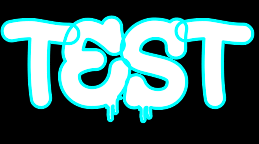
#> input picture images/output.gif, 259 x 144 px; its folder holds only this picture in this run
$ python PixelSaberParse.py   (Python 2 division)
#> lines starting #> are read from the running program, lines starting #| are printed output that depends on the picture
__author__ = 'jwp'

from PIL import Image

import serial
import sys


infilenamebase = "output"
if (len(sys.argv)>1):
    infilenamebase = sys.argv[1]
#infilename = "input_photo.jpg"
outfilename = "images/" + infilenamebase + "_mod.gif"

im = Image.open("images/"+ infilenamebase + ".gif")
#> im is the input picture: PIL image 259x144 P; mean R, G, B 75.6, 108.8, 108.8
im = im.convert("RGB")
im_modified = im

im_text = open("images/" + infilenamebase + ".scythe", 'w')

print "Image dimension is: ", im.size, " format: ", im.format, " mode: ", im.mode
#| Image dimension is:  (259, 144)  format:  None  mode:  RGB
imwidth, imheight = im.size
#> imwidth = 259; imheight = 144
m = im.getpixel((1,1))
#> m = (0, 0, 0)
print m
#| (0, 0, 0)

import serial
#ser = serial.Serial(0)  # open first serial port
#print ser.portstr       # check which port was really used
#ser.write("hello")      # write a string
#ser.close()             # close port

def write_column(n):
    print "\tPrinting col: ",n
    im_text.write("M")
    for y in range(0,imheight):
        scythe_col, rgb_col = colour_match(im.getpixel((n,y)))
        im_modified.putpixel((n,y),rgb_col)
        im_text.write(str(scythe_col))
        #print im.getpixel((n,y))
    im_text.write("\n")


def output_image():
    print "Outputting image: "
    for x in range(0,imwidth):
        write_column(x)

#// colors, each bit one LED
#define BLACK 0b000 0
#define WHITE 0b111 7
#define RED 0b100 4
#define YELLOW 0b110 6
#define GREEN 0b010 2
#define TEAL 0b011 3
#define BLUE 0b001 1
#define VIOLET 0b101 5
def colour_match(rgbin):
    col_dict = {0:(0,0,0), 1:(0,0,255), 2:(0,255,0), 3:(0,255,255), 4:(255,0,0), 5:(255,0,255),
                6:(255,255,0), 7:(255,255,255)}
    best_col = (0,1e6)
    for colnum, colval in col_dict.items():
        col_dist = ((rgbin[0] - colval[0])**2 + (rgbin[1] - colval[1])**2 + (rgbin[2] - colval[2])**2) ** 0.5
        if col_dist < best_col[1]:
            best_col = (colnum,col_dist)
        #print "Colour num is:" , colnum
        #print "Colour val is:" , colval

    return best_col[0],col_dict[best_col[0]]

def dither_image(imin):
    return imin

output_image()
im_modified = dither_image(im_modified)
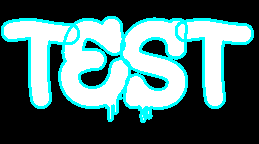
#> im_modified: PIL image 259x144 RGB; mean R, G, B 75.9, 108.3, 108.3
im_modified.save(outfilename)
im_text.close()
